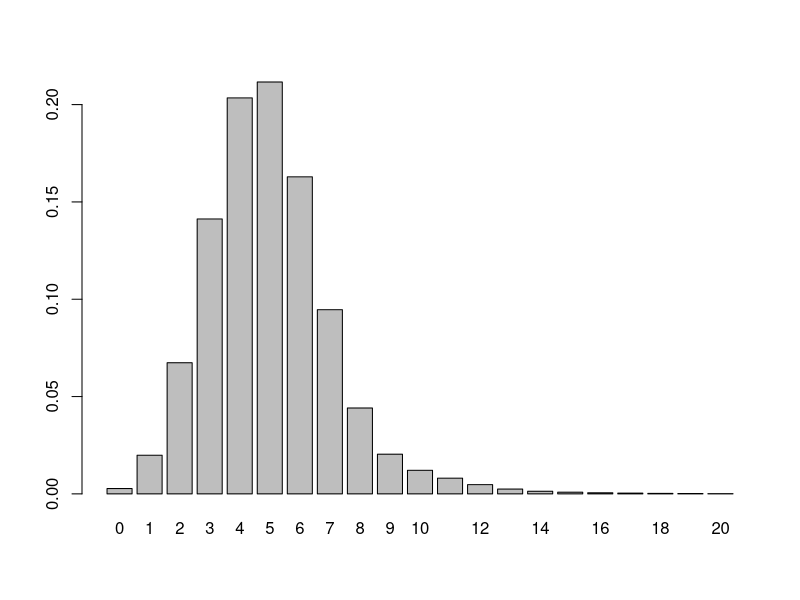
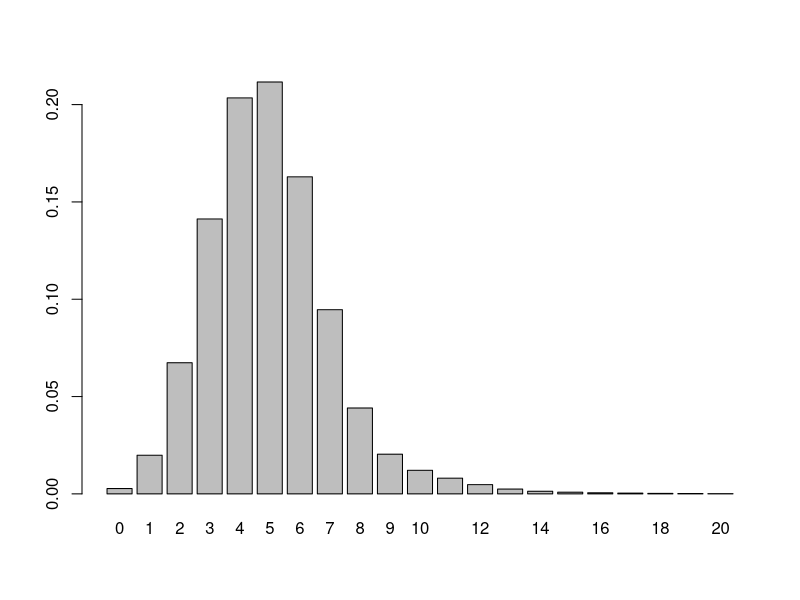
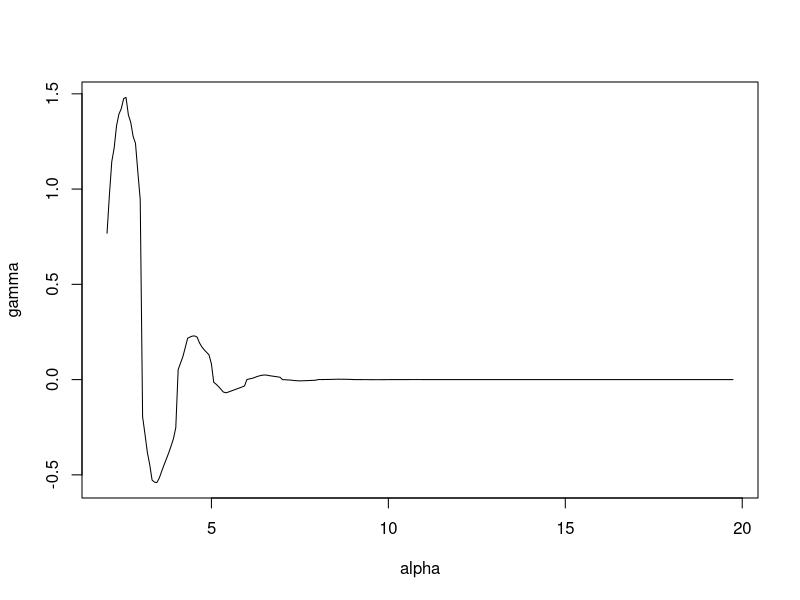
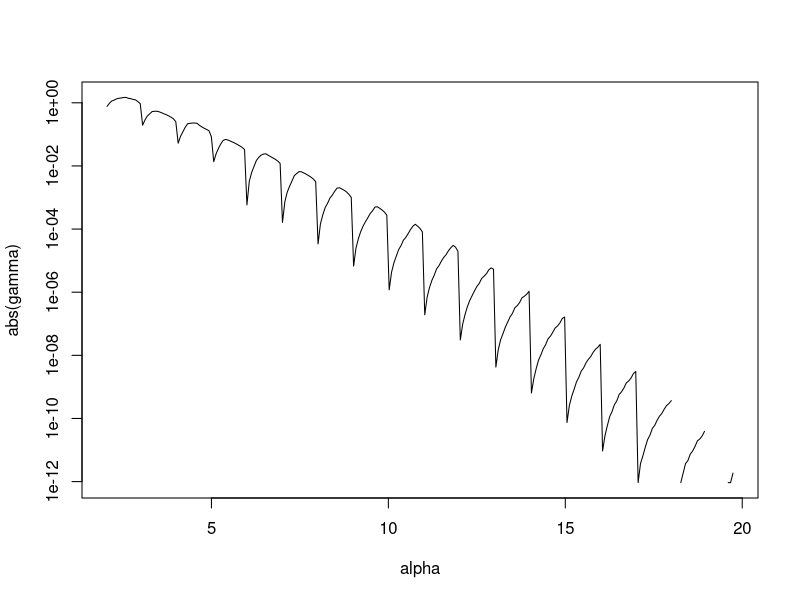
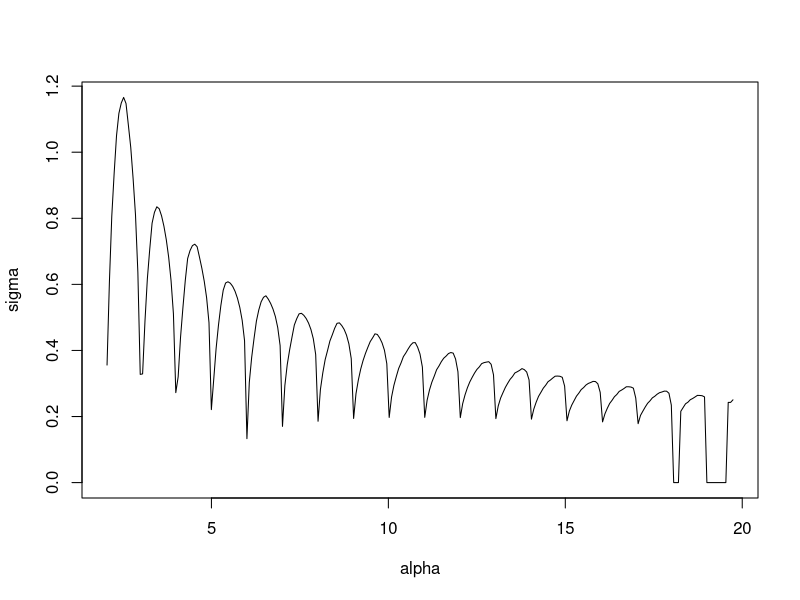
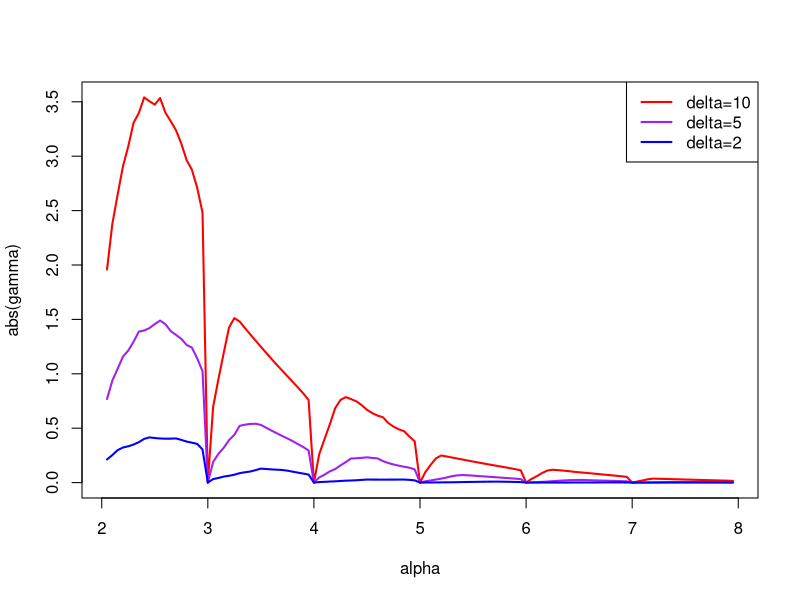
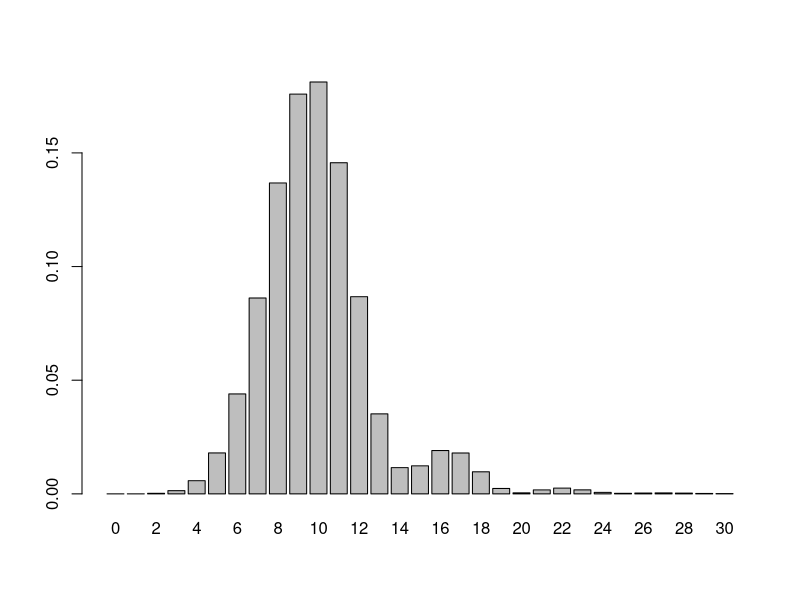
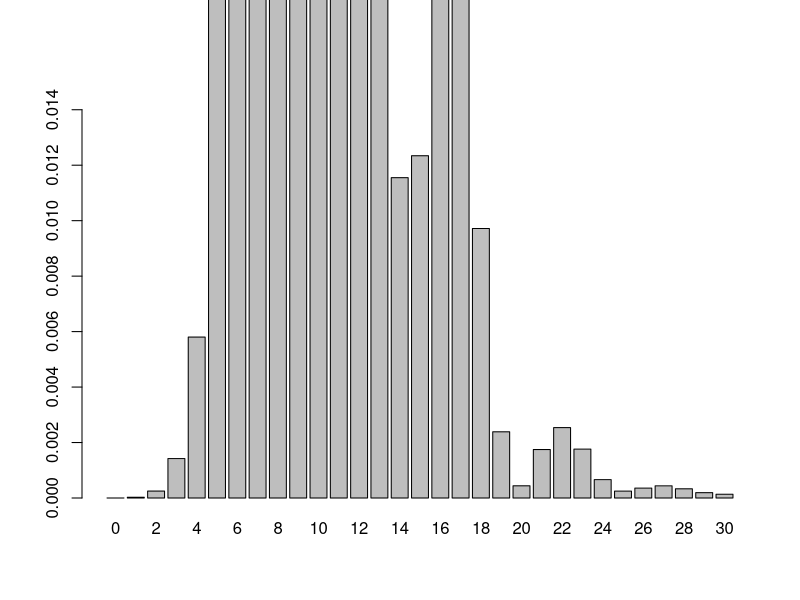

Write R code to recreate these figures, in order.
## ---- chunk 1
library(tidyverse)
theme_set(theme_bw())
#source("util.R")
## ---- chunk 2
# alpha<-2.5
# gamma<-0.9
# delta<-5

validgamma<-function(gamma,alpha){
  if(alpha<=0){ #alpha must be positive
    return(FALSE)
  }
  if(gamma==0){ #if gamma=0, this is ordinary Poisson, so alpha=1 by convention
    return(alpha==1)
  }
  #hereafter assume gamma!=0
  gpos<- gamma>0
  if(alpha<1){
    return(gpos) #gamma should be positive
  } else if(alpha<=2){
    return(!gpos) #gamma should be negative
  } else { #alpha>2
    alpha_star<-ceiling(alpha)
    if(alpha==alpha_star){ #integer values of alpha>2 not allowed
      return(FALSE)
    } else if(alpha_star%%2==1){
      return(gpos) #gamma positive when ceil(alpha) is odd
    } else {
      return(!gpos)
    }
  }
}

check_delta<-function(delta,gamma,alpha){
  if(delta< -gamma*alpha){
    stop("Must have delta>= -gamma*alpha to ensure P(X=1) is nonnegative")
  } else if(delta< -gamma){
    stop("Must have delta>= -gamma to ensure P(X=0)<=1")
  }
  #if delta>= -alpha*gamma, all probabilities are valid for alpha<=2
  #if alpha>2, even if both of these conditions are met, it's still possible
  #to have invalid probabilities. These are caught dynamically by the 
  #PMF function since there doesn't appear to be a closed from constraint.
  #increasing delta or making |gamma| closer to zero will always
  #make the PMF more well behaved.
}

dstable_pmf_naive<-function(nmax,delta,gamma,alpha){
  #compute the discrete stable PMF for non-integer alpha
  #nmax is the largest nonnegative integer at which to evaluate the PMF
  #will return P(X=n) for n=0,1,...,nmax
  #delta is location parameter
  #gamma is scale parameter
  #alpha is shape (tail) parameter
  #all parameters can only be scalars
  #evaluates the PMF using a direct recursion method
  #may not have great numerical stability
  stopifnot(validgamma(gamma,alpha))
  #direct way (numerical underflow likely)
  #assume alpha is not an integer, for alpha=1,2 handle separately
  #nmax<-100
  #nvals<-0:nmax
  jvals<-2:nmax
  check_delta(delta,gamma,alpha)
  dag<-delta+alpha*gamma
  weights<-c(dag, gamma*jvals*choose(alpha,jvals)*(-1)^(jvals-1))
  probs<-vector("numeric",length=nmax+1)
  probs[1]<-exp(-delta-gamma) #P(X=0)
  if(nmax==0){ #edge case where only want P(X=0)
    return(probs[1])
  } 
  for(n in 1:nmax){
    probs[n+1]<- mean(probs[n:1]*weights[1:n]) #P(X=n), mean does 1/n part
    if(probs[n+1]<0){
      stop("negative probability encountered, increase delta or decrease absolute value of gamma")
    }
  }
  return(probs)
}
probs<-dstable_pmf_naive(20,delta=5.0,gamma=.9,alpha=2.5)
barplot(probs,names.arg=0:(length(probs)-1))
sum(probs)
## ---- chunk 3
log1mexp<-function(x){
  #slightly modified from original VGAM implementation
  stopifnot(all(x[!is.na(x)]>0))
  ifelse(x<=log(2), log(-expm1(-x)), log1p(-exp(-x)))
}

signed_logSumExp<-function(lx,nn){
  #lx is log|x| where x could be positive or negative
  #nn is a logical vector indicating which elements of x are nonnegative
  #ie, nn<- sign(x)>=0
  #computes log(sum(x)) with numerical stability
  #we require that the sum of x be positive otherwise it throws an error
  #the sum is never directly computed though
  #lx is allowed to be -Inf (ie, x can have exact zeros)
  A<-matrixStats::logSumExp(lx,nn)
  B<-matrixStats::logSumExp(lx,!nn)
  A+log1mexp(A-B)
}

dstable_pmf<-function(nmax,delta,gamma,alpha,log=FALSE){
  #compute the discrete stable PMF for non-integer alpha
  #nmax is the largest nonnegative integer at which to evaluate the PMF
  #will return P(X=n) for n=0,1,...,nmax
  #delta is location parameter
  #gamma is scale parameter
  #alpha is shape (tail) parameter
  #all parameters can only be scalars
  stopifnot(validgamma(gamma,alpha))
  #assume alpha is not an integer, for alpha=1,2 handle separately
  jvals<-2:nmax
  check_delta(delta,gamma,alpha)
  dag<-delta+alpha*gamma
  ldag<-log(dag)
  #weights<-c(dag, gamma*jvals*choose(alpha,jvals)*(-1)^(jvals-1))
  lwts<-c(ldag, log(abs(gamma))+log(jvals)+lchoose(alpha,jvals))
  lp<-vector("numeric",length=nmax+1)
  lp[1]<- -delta-gamma #logP(X=0)
  if(nmax==0){ #edge case where only want P(X=0)
    return(ifelse(log,lp[1],exp(lp[1])))
  }
  nn<-rep.int(TRUE,nmax) #1,2,3,...,nmax. Which weights are nonnegative?
  #negative weights can only occur with alpha>2
  if(alpha>2){
    if(gamma>0){ #this implies ceil(alpha) is odd
      #negative terms are j=2,4,...floor(alpha)
      negterms<-seq(from=2,to=floor(alpha),by=2)
    } else { #case where ceil(alpha) is even
      #negative terms are j=3,5,...,floor(alpha)
      negterms<-seq(from=3,to=floor(alpha),by=2)
    }
    nn[negterms]<-FALSE
  }
  for(n in 1:nmax){
    terms<- lp[n:1] + lwts[1:n]
    lp[n+1]<- signed_logSumExp(terms,nn[1:n]) - log(n)
  }
  if(log){
    return(lp)
  } else {
    return(exp(lp))
  }
}
## ---- chunk 4
probs1<-dstable_pmf_naive(20,delta=5.0,gamma=.9,alpha=2.5)
#barplot(probs1,names.arg=0:(length(probs1)-1))
probs2<-dstable_pmf(20,delta=5.0,gamma=0.9,alpha=2.5)
barplot(probs2,names.arg=0:(length(probs2)-1))
max(abs(probs1-probs2))
sum(probs2)
## ---- chunk 5
find_gamma_limit_gt2<-function(alpha, delta, n=delta*10, tol=1e-3, gamma_start = 1e-3, gamma_max = 1e6){
  stopifnot(alpha > 2, delta >= 0, tol > 0)
  if(alpha==round(alpha)){ return(0)}
  # sign convention from ceiling(alpha) parity
  gamma_sign <- if (ceiling(alpha) %% 2 == 1) 1 else -1
  is_valid <- function(g){
    tryCatch({
      dstable_pmf(n=n,delta=delta,gamma=g,alpha=alpha)
      return(TRUE)
    }, error = function(e) FALSE)
  }
  # anchor: |gamma| = 0 treated as valid lower bound
  lo <- 0
  hi <- gamma_start
  # expand hi geometrically until we find an invalid magnitude
  repeat {
    if (!is_valid(gamma_sign * hi)) break
    lo <- hi
    hi <- hi * 2
    if (hi > gamma_max) {
      stop("No invalid gamma found up to gamma_max = ", gamma_max,
           "; increase gamma_max or check pmf_fun.")
    }
  }
  # bisection: lo is valid, hi is invalid, shrink until width < epsilon
  while ((hi - lo) > tol) {
    mid <- (lo + hi) / 2
    if (is_valid(gamma_sign * mid)) {
      lo <- mid
    } else {
      hi <- mid
    }
  }
  return(gamma_sign*lo)
}

find_gamma_limit<-function(alpha,delta,...){
  #for a given value of tail index (alpha) and location (delta), return the gamma value with largest absolute value
  #such that the parameter combination is still valid but it is not valid for any gamma with larger abs val. 
  #based on numerical pmf evaluation of P(X=0),P(X=1),...,P(X=n)
  #... additional args passed to find_gamma_boundary_gt2
  stopifnot(alpha>0)
  if(alpha<1){
    #mean is not finite, gamma>0 is only lower bounded by -delta/alpha in the weird case of delta<0
    return(Inf)
  } 
  stopifnot(delta>=0)
  if(alpha<=2){ #gamma<=0 for alpha in [1,2]
    return(-alpha*delta)
  }
  find_gamma_limit_gt2(alpha,delta,...)
}
## ---- chunk 6
alpha<-2.9; delta<-10; 
find_gamma_limit(alpha,delta)
alpha<-seq(from=2.05,to=19.8,by=.067)
gamma<-vapply(alpha,find_gamma_limit,1.0,delta=5.0,tol=1e-12)
sigma<-(gamma*sin(alpha*pi))^(1/alpha) #possible alternate parameterization
plot(alpha,gamma,type="l")
plot(alpha,abs(gamma),type="l",log="y")
plot(alpha,sigma,type="l")
#plot(alpha,gamma*sin(alpha*pi),type="l")
## ---- chunk 7
alpha<-seq(from=2.05,to=7.95,by=0.05)
gamma<-vapply(alpha,find_gamma_limit,1.0,delta=10.0,tol=1e-12,n=100)
plot(alpha,abs(gamma),type="l",col="red",lwd=2)
gamma<-vapply(alpha,find_gamma_limit,1.0,delta=5.0,tol=1e-12,n=100)
lines(alpha,abs(gamma),col="purple",lwd=2)
gamma<-vapply(alpha,find_gamma_limit,1.0,delta=2.0,tol=1e-12,n=100)
lines(alpha,abs(gamma),col="blue",lwd=2)
legend("topright",paste0("delta=",c(10,5,2)),col=c("red","purple","blue"),lwd=2)
## ---- chunk 8
n<-30
probs<-dstable_pmf(n,delta=10.0,gamma=3.4,alpha=2.5)#,log=TRUE)
barplot(probs,names.arg=0:n)
barplot(probs,names.arg=0:n, ylim=c(0,.015))
x<-1:1000
px<-dstable_pmf(max(x),delta=10.0,gamma=3.4,alpha=2.5)#,log=TRUE)
plot(x,px[-1],type="l",log="xy",lwd=2)
abline(0.6,-3.5,lty=3,col="red",lwd=2)
lines(x,dpois(x,10),lty=2,col="blue",lwd=2)
## ---- chunk 9
n<-30
probs<-dstable_pmf(n,delta=10.0,gamma=2.7,alpha=2.9)#,log=TRUE)
barplot(probs,names.arg=0:n)
barplot(probs,names.arg=0:n, ylim=c(0,.001))
x<-1:1000
px<-dstable_pmf(max(x),delta=10.0,gamma=2.7,alpha=2.9)#,log=TRUE)
plot(x,px[-1],type="l",log="xy",lwd=2)
abline(0.2,-3.9,lty=3,col="red",lwd=2)
lines(x,dpois(x,10),lty=2,col="blue",lwd=2)
## ---- chunk 10
# scen<-data.frame(n=30,delta=10.0,gamma=c(3.4,2.7))
# pfunc<-function(
## ---- chunk 11
n<-35
probs<-dstable_pmf(n,delta=10.0,gamma=-0.95,alpha=3.1)#,log=TRUE)
barplot(probs,names.arg=0:n)
barplot(probs,names.arg=0:n,ylim=c(0,1e-4))
x<-1:1000
px<-dstable_pmf(max(x),delta=10.0,gamma=-0.95,alpha=3.1)#,log=TRUE)
plot(x,px[-1],type="l",log="xy",lwd=2)
abline(-0.2,-4.1,lty=3,col="red",lwd=2)
lines(x,dpois(x,10),lty=2,col="blue",lwd=2)
## ---- chunk 12
n<-35
probs<-dstable_pmf(n,delta=10.0,gamma=-1.5,alpha=3.25)#,log=TRUE)
barplot(probs,names.arg=0:n)
barplot(probs,names.arg=0:n,ylim=c(0,2e-4))
x<-1:1000
px<-dstable_pmf(max(x),delta=10.0,gamma=-1.5,alpha=3.25)#,log=TRUE)
plot(x,px[-1],type="l",log="xy",lwd=2)
abline(0.45,-4.25,lty=3,col="red",lwd=2)
lines(x,dpois(x,10),lty=2,col="blue",lwd=2)
## ---- chunk 13
n<-50
probs<-dstable_pmf(n,delta=10.0,gamma=-1.22,alpha=3.5)#,log=TRUE)
barplot(probs,names.arg=0:n)
barplot(probs,names.arg=0:n,ylim=c(0,1e-4))
x<-1:1000
px<-dstable_pmf(max(x),delta=10.0,gamma=-1.22,alpha=3.5)#,log=TRUE)
plot(x,px[-1],type="l",log="xy",lwd=2)
abline(0.7,-4.5,lty=3,col="red",lwd=2)
lines(x,dpois(x,10),lty=2,col="blue",lwd=2)
## ---- chunk 14
n<-50
probs<-dstable_pmf(n,delta=10.0,gamma=-0.81,alpha=3.9)#,log=TRUE)
barplot(probs,names.arg=0:n)
barplot(probs,names.arg=0:n,ylim=c(0,1e-5))
x<-1:1000
px<-dstable_pmf(max(x),delta=10.0,gamma=-0.81,alpha=3.9)#,log=TRUE)
plot(x,px[-1],type="l",log="xy",lwd=2)
abline(0.2,-4.9,lty=3,col="red",lwd=2)
lines(x,dpois(x,10),lty=2,col="blue",lwd=2)
## ---- chunk 15
# n<-21
# pd<-data.frame(alpha=rep(c(0.8,1,1.5),2), sigma=2)
# pd$gamma<-sigma2gamma(pd$sigma,pd$alpha)
# #pd$gamma<-round(pd$gamma)
# pd$delta[1:3]<-pd$alpha[1:3]*pd$gamma[1:3]+0.1
# pd$delta[c(4,6)]<-pd$gamma[c(4,6)]*pd$alpha[c(4,6)]^2
# pd$delta[5]<-2*pd$alpha[5]*pd$gamma[5]
# #pd$delta<-ceiling(pd$delta)
# # pd$gamma[1:3]<- (pd$delta[1:3]-0.1)/pd$alpha[1:3] #valid PMF but not self-decomp
# # pd$gamma[c(4,6)]<-(pd$delta[c(4,6)]-0.1)/pd$alpha[c(4,6)]^2 #self-decomp
# # pd$gamma[5]<- (pd$delta[5]-0.1)/(2*pd$alpha[5])
# # pd$sigma<-gamma2sigma(pd$gamma,pd$alpha)
# pd$self_decomp<-rep(c("not discretely self-decomposable","discretely self-decomposable"),each=3)
# pd$alpha_txt<-paste0("alpha=",pd$alpha)
# x<-0:(n-1)
# pd2<- pd %>% group_by(alpha_txt,self_decomp) %>% 
#   reframe(x=x, px=dpoistable(x,alpha,sigma,delta))

# pd$delta_txt<-paste0("delta= ",signif(pd$delta,3))
# pd$gamma_txt<-paste0("gamma= ",signif(pd$gamma,3))
# ggplot(pd2)+geom_col(aes(x=x,y=px))+
#   facet_grid(alpha_txt~self_decomp,scales="free_y")+
#   geom_text(data=pd,aes(x=Inf,y=Inf,label=gamma_txt),hjust=1.05,vjust=1.3)+
#   geom_text(data=pd,aes(x=Inf,y=Inf,label=delta_txt),hjust=1.05,vjust=2.6)+
#   theme(panel.grid.minor = element_blank())+ylab("P(X=x)")
# #+geom_vline(aes(xintercept=delta))
# ggsave("discrete_stable_pmfs.pdf",width=6,height=6)

# #transposed
# pd3<-pd2 %>% mutate(
#   self_decomp=fct_recode(self_decomp,
#                          "not disc. self-decomp."="not discretely self-decomposable",
#                          "disc. self-decomp."="discretely self-decomposable"))
# pd3$self_decomp<-factor(pd3$self_decomp)
# pd4<-pd %>% mutate(
#   self_decomp=fct_recode(self_decomp,
#                          "not disc. self-decomp."="not discretely self-decomposable",
#                          "disc. self-decomp."="discretely self-decomposable"))
# pd4$self_decomp<-factor(pd4$self_decomp)
# ggplot(pd3)+geom_col(aes(x=x,y=px))+
#   facet_grid(self_decomp~alpha_txt,scales="free_y")+
#   geom_text(data=pd4,aes(x=Inf,y=Inf,label=gamma_txt),hjust=1.05,vjust=1.3)+
#   geom_text(data=pd4,aes(x=Inf,y=Inf,label=delta_txt),hjust=1.05,vjust=2.6)+
#   theme(panel.grid.minor = element_blank())+ylab("P(X=x)")
# ggsave("discrete_stable_pmfs_wide.pdf",width=6,height=4)
